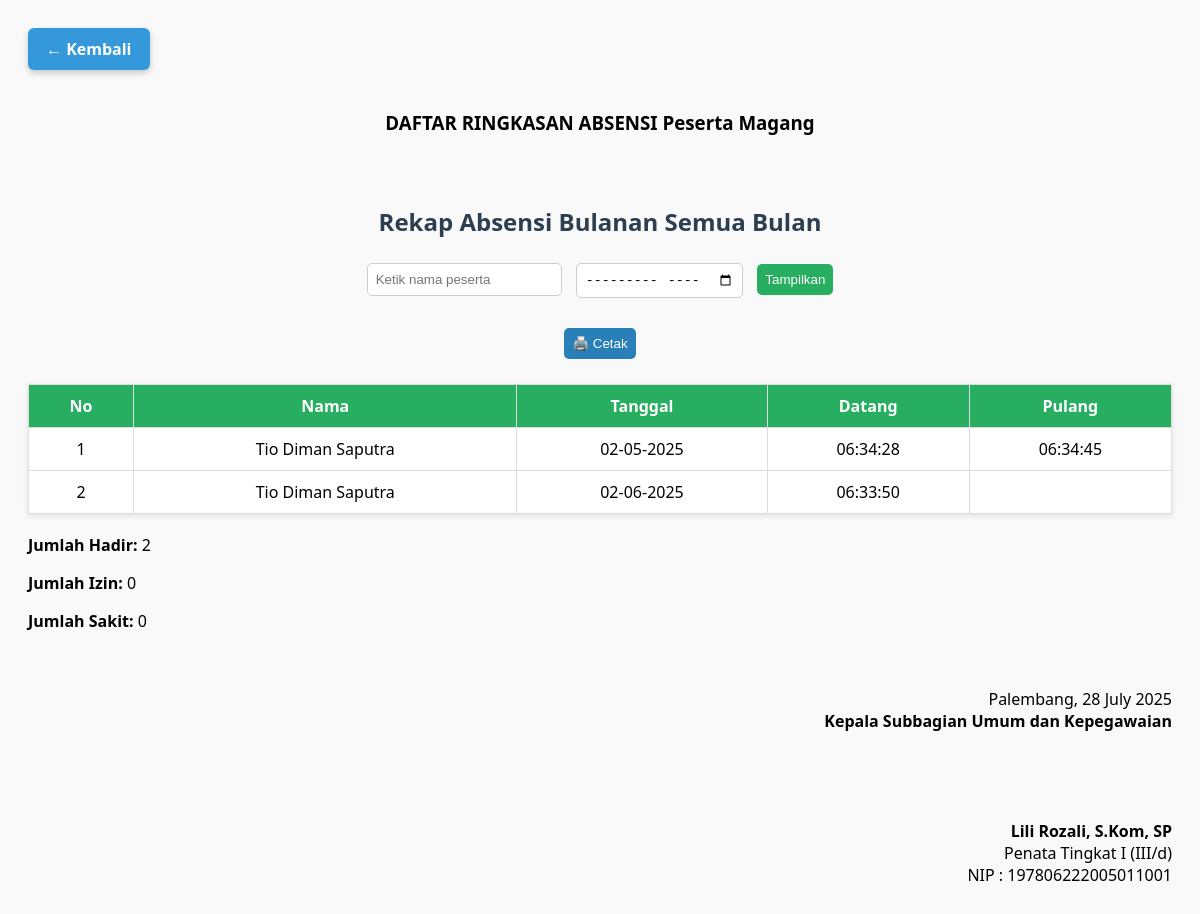
The app's page /rekap_bulanan.php (signed in) with its own data.
### tables this page shows
CREATE TABLE `absensi` (
  `id` int(11) NOT NULL,
  `peserta_id` varchar(20) NOT NULL,
  `tanggal` date NOT NULL,
  `datang` time DEFAULT NULL,
  `pulang` time DEFAULT NULL,
  `status` enum('Hadir','Izin','Sakit') DEFAULT 'Hadir'
);

CREATE TABLE `peserta` (
  `id` int(11) NOT NULL,
  `peserta_id` varchar(20) DEFAULT NULL,
  `nama` varchar(100) NOT NULL,
  `no_hp` varchar(20) DEFAULT NULL,
  `lembaga_pendidikan` varchar(75) NOT NULL,
  `jurusan` varchar(65) NOT NULL,
  `username` varchar(100) NOT NULL,
  `password` varchar(255) NOT NULL,
  `tanggal_masuk` date DEFAULT NULL,
  `tanggal_keluar` date DEFAULT NULL,
  `durasi_magang` int(11) DEFAULT NULL,
  `status_validasi` enum('pending','diterima','ditolak') DEFAULT 'pending'
);

### rekap_bulanan.php (the view, shortened to what this page needs)
<?php
$conn = new mysqli("localhost", "root", "", "pertanian_db");
$where = "1";
$namaPeserta = "";
$lembagaPendidikan = "";
if (!empty($_GET['bulan'])) {
    $bulan = $_GET['bulan'];
    $year = substr($bulan, 0, 4);
    $month = substr($bulan, 5, 2);
    $where .= " AND MONTH(a.tanggal) = '$month' AND YEAR(a.tanggal) = '$year'";
    $bulanNama = date('F Y', strtotime("$year-$month-01"));
} else {
    $bulanNama = "Semua Bulan";
}
$query = "
    SELECT a.*, p.nama
    FROM absensi a
    JOIN peserta p ON a.peserta_id = p.peserta_id
    WHERE $where
    ORDER BY a.tanggal ASC
";
$data = $conn->query($query);
?>
<!DOCTYPE html>
<html lang="id">
<head>
</head>
<body>
<a href="admin_dashboard.php" class="btn-back">← Kembali</a>
<div class="kop-surat">
    <h3>DAFTAR RINGKASAN ABSENSI Peserta Magang <?= htmlspecialchars($lembagaPendidikan) ?></h3>
</div>
<div class="content-wrapper">
    <h2>Rekap Absensi Bulanan <?= htmlspecialchars($bulanNama) ?> <?= $namaPeserta ? " - " . htmlspecialchars($namaPeserta) : "" ?></h2>
    <form method="GET">
        <input type="text" name="nama_peserta" placeholder="Ketik nama peserta" value="<?= $_GET['nama_peserta'] ?? '' ?>">
        <input type="month" name="bulan" value="<?= $_GET['bulan'] ?? '' ?>">
        <button type="submit">Tampilkan</button>
    </form>
    <div class="print-btn">
        <button onclick="window.print()">🖨️ Cetak</button>
    </div>
    <table>
        <thead>
            <tr>
                <th>No</th>
                <th>Nama</th>
                <th>Tanggal</th>
                <th>Datang</th>
                <th>Pulang</th>
            </tr>
        </thead>
        <tbody>
            <?php
            if ($data->num_rows > 0) {
                $no = 1;
                while ($row = $data->fetch_assoc()) {
                    echo "<tr>
                        <td>{$no}</td>
                        <td>" . htmlspecialchars($row['nama']) . "</td>
                        <td>" . date('d-m-Y', strtotime($row['tanggal'])) . "</td>
                        <td>{$row['datang']}</td>
                        <td>{$row['pulang']}</td>
                    </tr>";
                    $no++;
                }
            } else {
                echo "<tr><td colspan='5'>Tidak ada data</td></tr>";
            }
            ?>
        </tbody>
    </table>
    <?php
    $rekapQuery = "
        SELECT a.status
        FROM absensi a
        JOIN peserta p ON a.peserta_id = p.peserta_id
        WHERE $where
    ";
    $rekapResult = $conn->query($rekapQuery);
    $jumlahHadir = 0;
    $jumlahIzin = 0;
    $jumlahSakit = 0;
    if ($rekapResult && $rekapResult->num_rows > 0) {
        while ($row = $rekapResult->fetch_assoc()) {
            switch ($row['status']) {
                case 'Hadir': $jumlahHadir++; break;
            }
        }
    }
    ?>
    <p><b>Jumlah Hadir:</b> <?= $jumlahHadir ?></p>
    <p><b>Jumlah Izin:</b> <?= $jumlahIzin ?></p>
    <p><b>Jumlah Sakit:</b> <?= $jumlahSakit ?></p>
</div>
<div class="ttd">
    <p>Palembang, <?= date('d F Y') ?></p>
    <p><b>Kepala Subbagian Umum dan Kepegawaian</b></p>
    <br><br><br><br>
    <p><b>Lili Rozali, S.Kom, SP</b><br>
        Penata Tingkat I (III/d)<br>
        NIP : 197806222005011001</p>
</div>
</body>
</html>

### rekap_bulanan.php (style rules this page uses)
body { font-family: 'Segoe UI', sans-serif; padding: 20px; background: #f9f9f9; display: flex; flex-direction: column; min-height: 100vh; }
.content-wrapper { flex-grow: 1; }
h2 { text-align: center; color: #2c3e50; margin-top: 40px; }
form { text-align: center; margin-bottom: 20px; }
input[type="text"], input[type="month"], button { padding: 8px; margin: 5px; border-radius: 5px; border: 1px solid #ccc; }
button { background: #27ae60; color: white; border: none; cursor: pointer; transition: background-color 0.3s ease; }
table { width: 100%; border-collapse: collapse; background: white; box-shadow: 0 2px 6px rgba(0, 0, 0, 0.1); margin-top: 20px; margin-bottom: 20px; }
th, td { padding: 10px; border: 1px solid #ddd; text-align: center; }
th { background: #27ae60; color: white; }
.print-btn { text-align: center; margin: 20px; }
.print-btn button { background: #2980b9; }
.btn-back { display: inline-block; padding: 10px 18px; background-color: #3498db; color: white; border-radius: 6px; text-decoration: none; font-weight: 600; box-shadow: 0 3px 6px rgba(0,0,0,0.2); transition: background-color 0.3s ease, transform 0.2s ease; margin-bottom: 20px; width: fit-content; }
.kop-surat { text-align: center; margin-bottom: 30px; margin-top: 20px; }
.kop-surat h3, .kop-surat p { margin: 0; }
.ttd { text-align: right; margin-top: 40px; margin-bottom: 20px; }
.ttd p { margin: 0; }

### records on screen
absensi: peserta.nama "Tio Diman Saputra", tanggal "02-05-2025", datang "06:34:28", pulang "06:34:45"
absensi: peserta.nama "Tio Diman Saputra", tanggal "02-06-2025", datang "06:33:50"

### other values on screen
$bulanNama "Semua Bulan"
$jumlahHadir "2"
$jumlahIzin "0"
$jumlahSakit "0"
